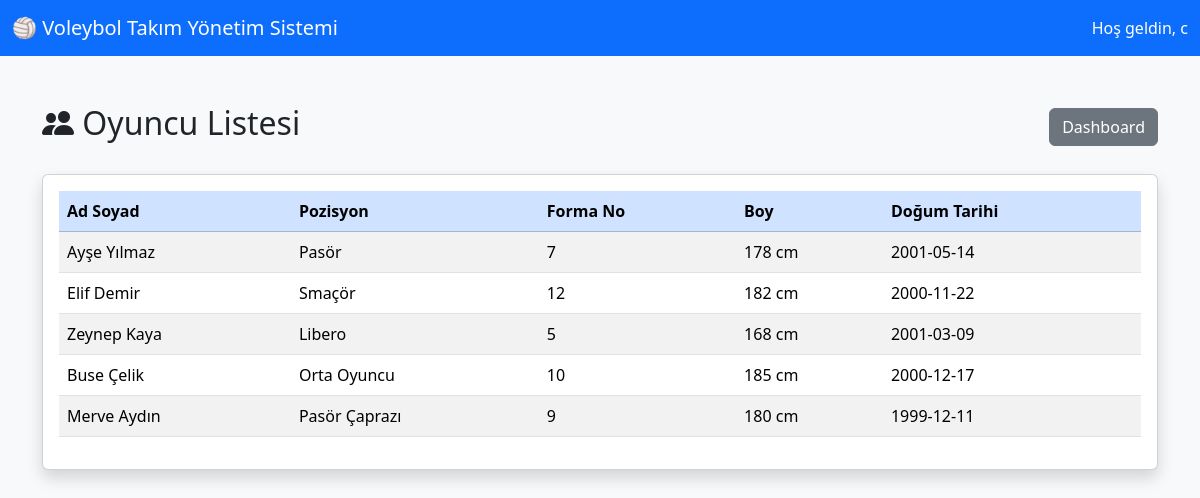
The page /players.php (signed in) on the database its author committed.
### tables this page shows
CREATE TABLE `players` (
  `id` int(11) NOT NULL,
  `full_name` varchar(100) NOT NULL,
  `position` enum('Pasör','Smaçör','Orta Oyuncu','Libero','Pasör Çaprazı') NOT NULL,
  `jersey_number` int(11) NOT NULL,
  `height` int(11) NOT NULL,
  `birth_date` date NOT NULL,
  `created_by` int(11) DEFAULT NULL
);

### players.php (the view, shortened to what this page needs)
<?php
include 'config/db.php';
$sql = "SELECT * FROM players";
$result = $conn->query($sql);
?>
<!DOCTYPE html>
<html lang="tr">
<head>
    <link href="https://cdn.jsdelivr.net/npm/bootstrap@5.3.7/dist/css/bootstrap.min.css" rel="stylesheet">
    <link rel="stylesheet"
    href="https://cdn.jsdelivr.net/npm/bootstrap-icons@1.11.3/font/bootstrap-icons.min.css">
</head>
<body class="bg-light">
<nav class="navbar navbar-expand-lg navbar-dark bg-primary">
    <div class="container-fluid">
        <span class="navbar-brand">
            🏐 Voleybol Takım Yönetim Sistemi
        </span>
        <div class="text-white">
            Hoş geldin, <?php echo $_SESSION['username']; ?>
        </div>
    </div>
</nav>
<div class="container mt-5">
    <div class="d-flex justify-content-between align-items-center mb-4">
        <h2>
            <i class="bi bi-people-fill"></i>
            Oyuncu Listesi
        </h2>
        <div>
            <a href="dashboard.php" class="btn btn-secondary">
                Dashboard
            </a>
        </div>
    </div>
    <div class="card shadow">
        <div class="card-body">
            <table class="table table-striped table-hover align-middle">
                <thead class="table-primary">
                    <tr>
                        <th>Ad Soyad</th>
                        <th>Pozisyon</th>
                        <th>Forma No</th>
                        <th>Boy</th>
                        <th>Doğum Tarihi</th>
                    </tr>
                </thead>
                <tbody>
                <?php while ($player = $result->fetch_assoc()) { ?>
                    <tr>
                        <td><?php echo $player['full_name']; ?></td>
                        <td><?php echo $player['position']; ?></td>
                        <td><?php echo $player['jersey_number']; ?></td>
                        <td><?php echo $player['height']; ?> cm</td>
                        <td><?php echo $player['birth_date']; ?></td>
                    </tr>
                <?php } ?>
                </tbody>
            </table>
        </div>
    </div>
</div>
</body>
</html>

### rows shown on the page
players: full_name "Ayşe Yılmaz", position "Pasör", jersey_number "7", height "178", birth_date "2001-05-14"
players: full_name "Elif Demir", position "Smaçör", jersey_number "12", height "182", birth_date "2000-11-22"
players: full_name "Zeynep Kaya", position "Libero", jersey_number "5", height "168", birth_date "2001-03-09"
players: full_name "Buse Çelik", position "Orta Oyuncu", jersey_number "10", height "185", birth_date "2000-12-17"
players: full_name "Merve Aydın", position "Pasör Çaprazı", jersey_number "9", height "180", birth_date "1999-12-11"

### other values the page prints
$_SESSION['username'] "c"
